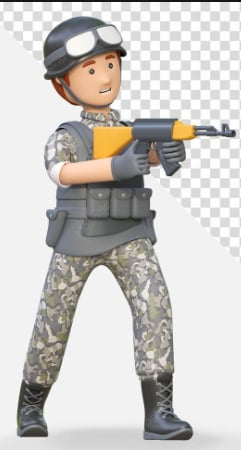
#> input picture chien_truong/ANH/tải xuống.jpg, 241 x 450 px, given in place of temp_player.jpg, which was not available
$ python clean_image.py
#> lines starting #> are read from the running program, lines starting #| are printed output that depends on the picture; after the words box and inside, x2 and y2 are one past the last pixel; in counts of white or black regions, pixels touching at a corner belong together; pictures that were not available may be replaced by others from this repository, and a replacement may not be noted
import cv2
import numpy as np
import os

def remove_background(input_path, output_path):
    # Load image
    img = cv2.imread(input_path)
#> img is the input picture: shape (450, 241, 3); mean B, G, R 197.9, 201, 203.8
    if img is None:
        print(f"Could not load image at {input_path}")
        return

    # Convert to BGRA
    h, w = img.shape[:2]
#> h = 450; w = 241
    # Create mask for floodFill
    mask = np.zeros((h + 2, w + 2), np.uint8)

    # Copy of image for processing
    flood_img = img.copy()

    # Flood fill from 4 corners
    for start_point in [(0, 0), (w-1, 0), (0, h-1), (w-1, h-1)]:
        cv2.floodFill(flood_img, mask, start_point, (255, 0, 255), (10, 10, 10), (10, 10, 10))
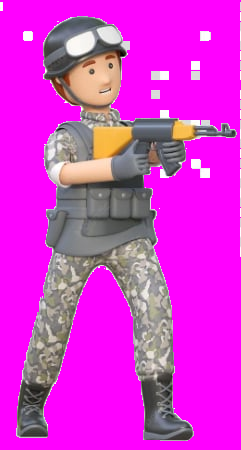
#> flood_img: shape (450, 241, 3); mean B, G, R 209.7, 49.2, 215.6

    # Create alpha channel based on the filled color (magenta)
    b, g, r = cv2.split(img)
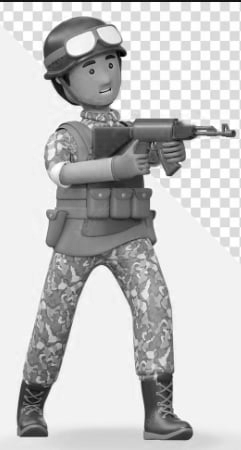
#> b: shape (450, 241); min 0, max 255, mean 197.9
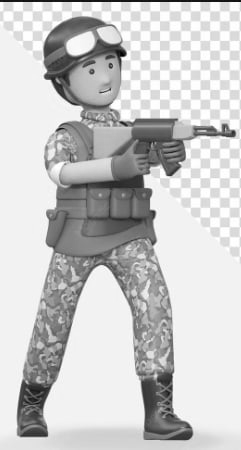
#> g: shape (450, 241); min 0, max 255, mean 201
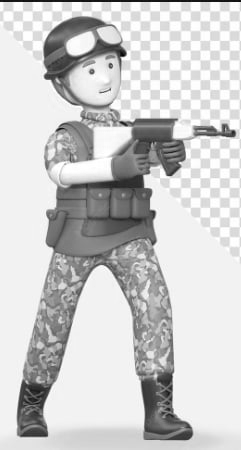
#> r: shape (450, 241); min 3, max 255, mean 203.8
    alpha = np.ones(b.shape, dtype=b.dtype) * 255

    # Pixels that were filled in flood_img are now (255, 0, 255)
    # Check where flood_img matches the fill color
    fill_mask = (flood_img[:,:,0] == 255) & (flood_img[:,:,1] == 0) & (flood_img[:,:,2] == 255)
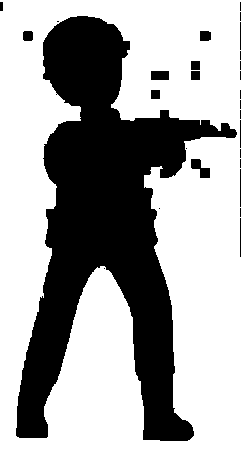
#> fill_mask: shape (450, 241) bool; 64.2% white; 28 black regions (15 under 20 px), largest, box (x1, y1, x2, y2) and area: (16, 16, 237, 441) 37789, (191, 159, 210, 178) 197, (151, 71, 169, 80) 162
    alpha[fill_mask] = 0

    # Combine back
    bgra = cv2.merge((b, g, r, alpha))

    # Save as PNG
    cv2.imwrite(output_path, bgra)
    print(f"Saved to {output_path}")

if __name__ == "__main__":
    base_dir = r"d:\TRI_TUE_NHAN_TAO\GAME_HAY\chien_truong\ANH"
    remove_background(os.path.join(base_dir, "temp_player.jpg"), os.path.join(base_dir, "player_clean.png"))
